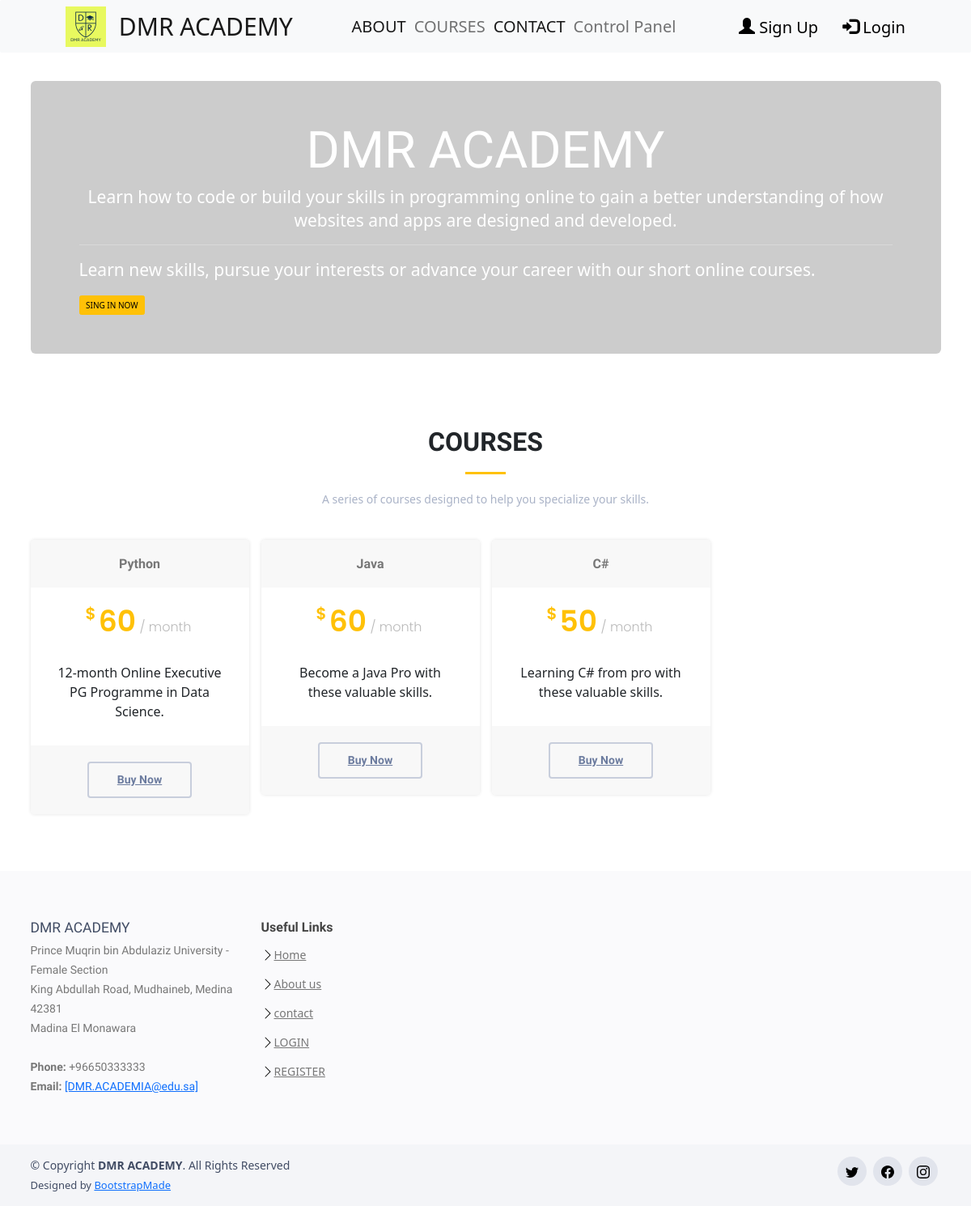
Before: /courses/ with the older database file.
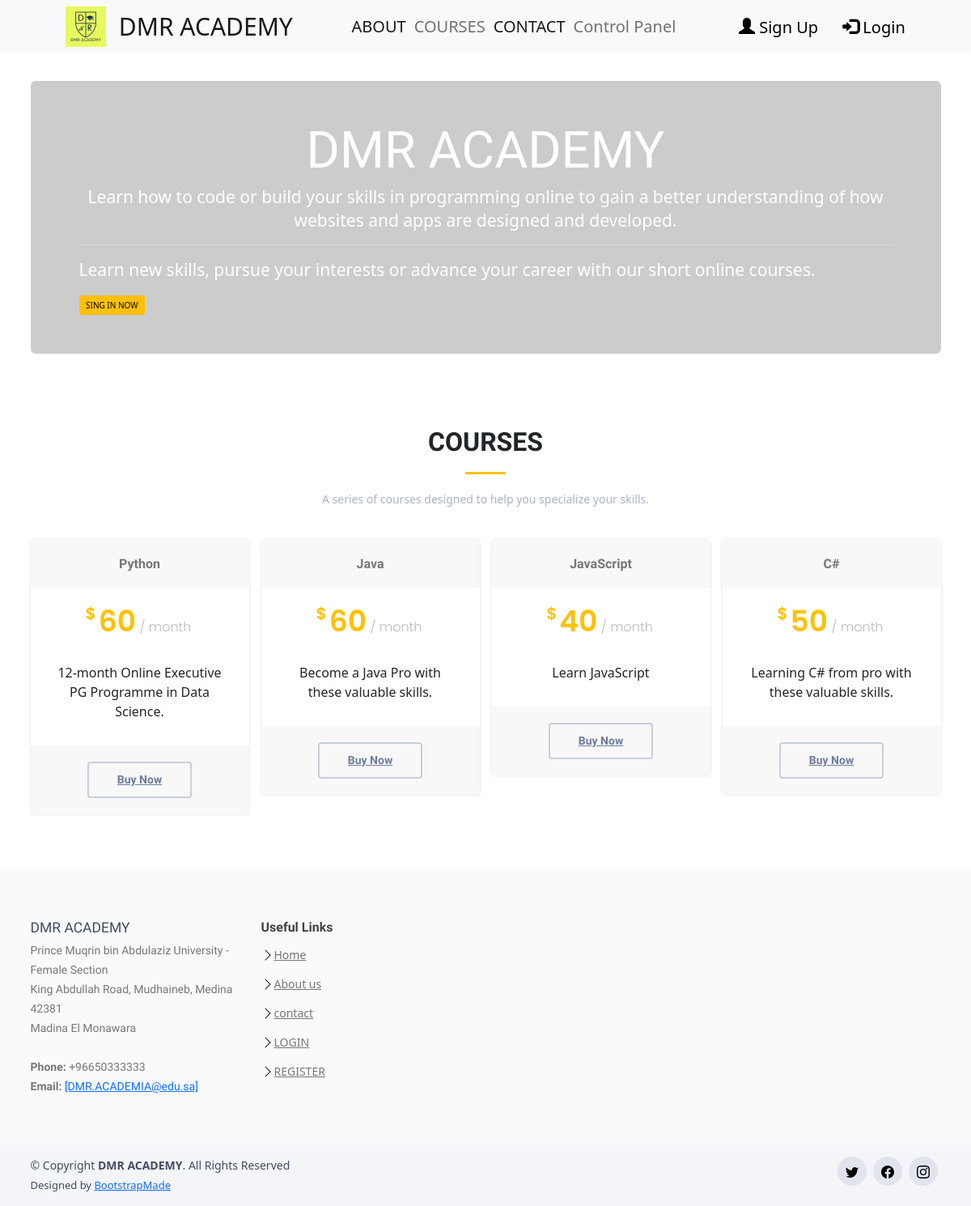
After: the same page with the newer database file.
### project/models.py (models this page shows, shortened)
class courses(models.Model):
    title = models.CharField(max_length=150)
    price = models.IntegerField()
    body = models.CharField(max_length=250)
    archive= models.BooleanField(default=False)

### project/views.py (the view)
# urls.py: path('courses/', views.index6, name="courses"),
def index6(request):
    var_1 = courses.objects.all().filter(archive=False)
    return render(request, 'project/courses.html', {'var_1': var_1})

### project/templates/project/courses.html (shortened to what this page needs)
<!DOCTYPE html>
{% extends 'project/nevbar.html' %}
{% block contact %}
{% load static %}
<html lang="en">
  <head>
  <link  href="{% static 'project/css/bootstrap.min.css' %}" rel="stylesheet">
   <link  href="{% static 'project/css/bootstrap-icons.css' %}" rel="stylesheet">
   <link  href="{% static 'project/css/boxicons.min.css' %}" rel="stylesheet">
   <link  href="{% static 'project/css/glightbox.min.css' %}" rel="stylesheet">
   <link  href="{% static 'project/css/swiper-bundle.min.css' %}" rel="stylesheet">
   <link  href="{% static 'project/css/style.css' %}" rel="stylesheet">
<link href="/docs/5.0/dist/css/bootstrap.min.css" rel="stylesheet">
  </head>
  <body>
  <div class="container">
<div class="jumbotron" style="background:  #cccccc
 ;color:white ;  margin-top: 100px;" >
  <h1 class="display-4" style="text-align: center">DMR ACADEMY</h1>
  <p class="lead" style="text-align: center"> Learn how to code or build your skills in programming online to gain a better understanding of how websites and apps are designed and developed.</p>
  <hr class="my-4"style="text-align:center">
  <p>Learn new skills, pursue your interests or advance your career with our short online courses.</p>
  <div class="btn-wrap">
                <a href="/loginuser" class="btn btn-warning"> SING IN NOW</a>
              </div>
</div>
 </div>
    <section id="pricing" class="pricing">
      <div class="container">
        <div class="section-title">
          <h2>Courses</h2>
          <p>A series of courses designed to help you specialize your skills.</p>
        </div>
          <div class="row">
        {% for x in var_1.all %}
         <div class="col-lg-3 col-md-6 mt-4 mt-lg-0 py-3">
            <div class="box">
              <h3>{{x.title}}</h3>
              <h4><sup>$</sup>{{x.price}}<span> / month</span></h4>
              <div class="card" style="border: none;">
                <div class="card-body">
                  <p class="card-text" style="font-size: medium;">{{ x.body }}</p>
                </div>
              </div>
              <div class="btn-wrap">
                <a href="/loginuser" class="btn-buy">Buy Now</a>
              </div>
            </div>
  </div>
  {% endfor %}
      </div>
            </div>
</section>
  </body>
</html>
{% endblock contact %}

Changed rows visible on the page:
now on this page (row edited): courses: title "JavaScript", price "40", body "Learn JavaScript"
